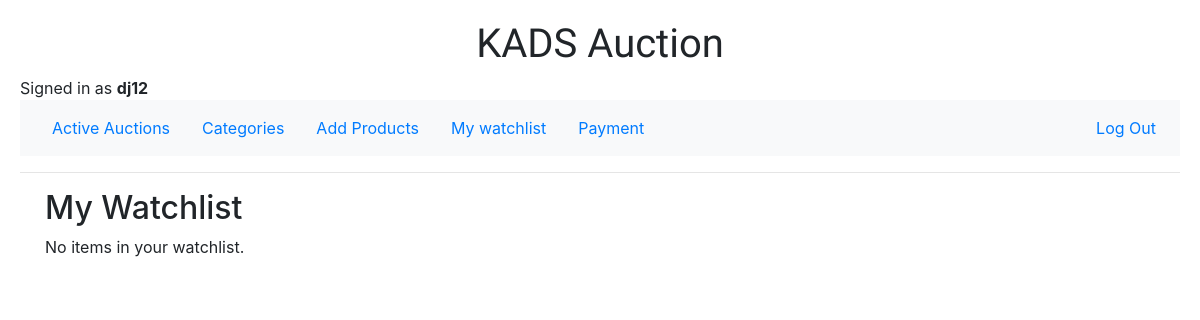
The app's page /watchlist (signed in), older data.
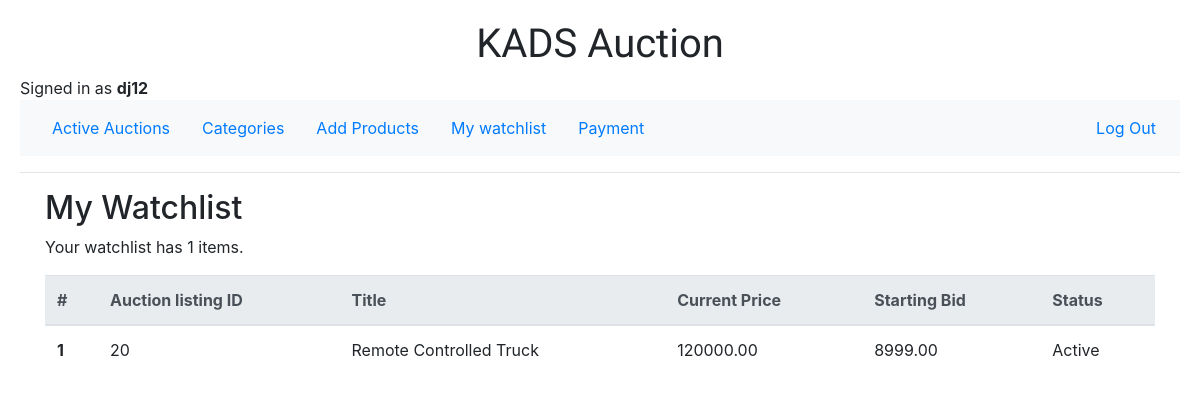
The same page, newer data.
### auctions/models.py (models this page shows, shortened)
class Auction(models.Model):
    title = models.CharField(max_length=64)
    description = models.TextField(max_length=512)
    starting_bid = models.DecimalField(
        max_digits=9, decimal_places=2, default=0.00)
    current_bid = models.DecimalField(
        max_digits=9, decimal_places=2, default=0.00)
    category = models.ForeignKey(Category, on_delete=models.CASCADE,
                                 related_name="auction_category", blank=True, null=True)
    imageURL = models.URLField(blank=True)
    seller = models.ForeignKey(
        User, on_delete=models.CASCADE, related_name="auction_seller")
    closed = models.BooleanField(default=False)
    creation_date = models.DateTimeField(auto_now_add=True)
    update_date = models.DateTimeField(auto_now=True, null=True)

### auctions/views.py (the view)
# urls.py: path("watchlist", views.watchlist, name="watchlist"),
@login_required(login_url="login")
def watchlist(request):
    try:
        watchlist = Watchlist.objects.get(user=request.user)
        auctions = watchlist.auctions.all().order_by('-id')
        watchingNum = watchlist.auctions.all().count()
    except ObjectDoesNotExist:
        watchlist = None
        auctions = None
        watchingNum = 0
    return render(request, "auctions/watchlist.html", {
        "watchlist": watchlist,
        "auctions": auctions,
        "watchingNum": watchingNum
    })

### auctions/templates/auctions/watchlist.html
{% extends "auctions/layout.html" %}
{% block body %}
<div class="container">
    <h2>My Watchlist</h2>
    {% if watchlist %}
    <div><p>Your watchlist has {{ watchingNum }} items.</p></div>
    <table class="table table-hover">
        <thead class="thead-light">
          <tr>
            <th scope="col">#</th>
            <th scope="col">Auction listing ID</th>
            <th scope="col">Title</th>
            <th scope="col">Current Price</th>
            <th scope="col">Starting Bid</th>
            <th scope="col">Status</th>
          </tr>
        </thead>
        <tbody>
        {% for auction in auctions %}
          <tr>
            <th scope="row">{{ forloop.counter }}</th>
            <td>{{ auction.id }}</td>
            <td><a href="{% url 'listing' auction.id %}" style="color: inherit;">{{ auction.title }}</a></td>
            <td>{{ auction.current_bid }}</td>
            <td>{{ auction.starting_bid }}</td>
            <td>
                {% if auction.closed %}
                    Closed
                {% else %}
                    Active
                {% endif %}
            </td>
          </tr>
        {% endfor %}
        </tbody>
      </table>
      {% else %}
      <p>No items in your watchlist.</p>
      {% endif %}
</div>
{% endblock %}

Row changes from the older to the newer data that the page shows:
now on this page (row edited): Auction: id "20", title "Remote Controlled Truck", current_bid "120000.00", starting_bid "8999.00", closed "Active"
Text that changed along with them:
{{ watchingNum }}: (not shown) → "1"
text no longer shown: "No items in your watchlist."
text now shown: "Your watchlist has items. # Auction listing ID Title Current Price Starting Bid Status"
